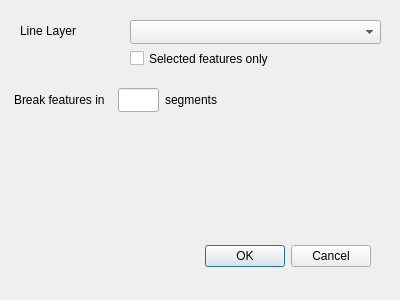
<?xml version="1.0" encoding="UTF-8"?>
<ui version="4.0">
 <class>Dialog</class>
 <widget class="QDialog" name="Dialog">
  <property name="geometry">
   <rect>
    <x>0</x>
    <y>0</y>
    <width>400</width>
    <height>300</height>
   </rect>
  </property>
  <property name="windowTitle">
   <string>AequilibraE - Creating line segments</string>
  </property>
  <widget class="QDialogButtonBox" name="buttonBox">
   <property name="geometry">
    <rect>
     <x>30</x>
     <y>240</y>
     <width>341</width>
     <height>32</height>
    </rect>
   </property>
   <property name="orientation">
    <enum>Qt::Horizontal</enum>
   </property>
   <property name="standardButtons">
    <set>QDialogButtonBox::Cancel|QDialogButtonBox::Ok</set>
   </property>
  </widget>
  <widget class="QCheckBox" name="checkBox">
   <property name="geometry">
    <rect>
     <x>130</x>
     <y>50</y>
     <width>151</width>
     <height>17</height>
    </rect>
   </property>
   <property name="text">
    <string>Selected features only</string>
   </property>
  </widget>
  <widget class="QComboBox" name="comboBox">
   <property name="geometry">
    <rect>
     <x>130</x>
     <y>20</y>
     <width>251</width>
     <height>24</height>
    </rect>
   </property>
  </widget>
  <widget class="QLabel" name="label">
   <property name="geometry">
    <rect>
     <x>20</x>
     <y>23</y>
     <width>71</width>
     <height>16</height>
    </rect>
   </property>
   <property name="text">
    <string>Line Layer</string>
   </property>
  </widget>
  <widget class="QLabel" name="label_2">
   <property name="geometry">
    <rect>
     <x>14</x>
     <y>90</y>
     <width>101</width>
     <height>20</height>
    </rect>
   </property>
   <property name="text">
    <string>Break features in</string>
   </property>
  </widget>
  <widget class="QLineEdit" name="lineEdit">
   <property name="geometry">
    <rect>
     <x>118</x>
     <y>88</y>
     <width>41</width>
     <height>24</height>
    </rect>
   </property>
  </widget>
  <widget class="QLabel" name="label_3">
   <property name="geometry">
    <rect>
     <x>165</x>
     <y>92</y>
     <width>91</width>
     <height>16</height>
    </rect>
   </property>
   <property name="text">
    <string>segments</string>
   </property>
  </widget>
 </widget>
 <tabstops>
  <tabstop>comboBox</tabstop>
  <tabstop>checkBox</tabstop>
  <tabstop>lineEdit</tabstop>
  <tabstop>buttonBox</tabstop>
 </tabstops>
 <resources/>
 <connections>
  <connection>
   <sender>buttonBox</sender>
   <signal>accepted()</signal>
   <receiver>Dialog</receiver>
   <slot>accept()</slot>
   <hints>
    <hint type="sourcelabel">
     <x>248</x>
     <y>254</y>
    </hint>
    <hint type="destinationlabel">
     <x>157</x>
     <y>274</y>
    </hint>
   </hints>
  </connection>
  <connection>
   <sender>buttonBox</sender>
   <signal>rejected()</signal>
   <receiver>Dialog</receiver>
   <slot>reject()</slot>
   <hints>
    <hint type="sourcelabel">
     <x>316</x>
     <y>260</y>
    </hint>
    <hint type="destinationlabel">
     <x>286</x>
     <y>274</y>
    </hint>
   </hints>
  </connection>
 </connections>
</ui>
